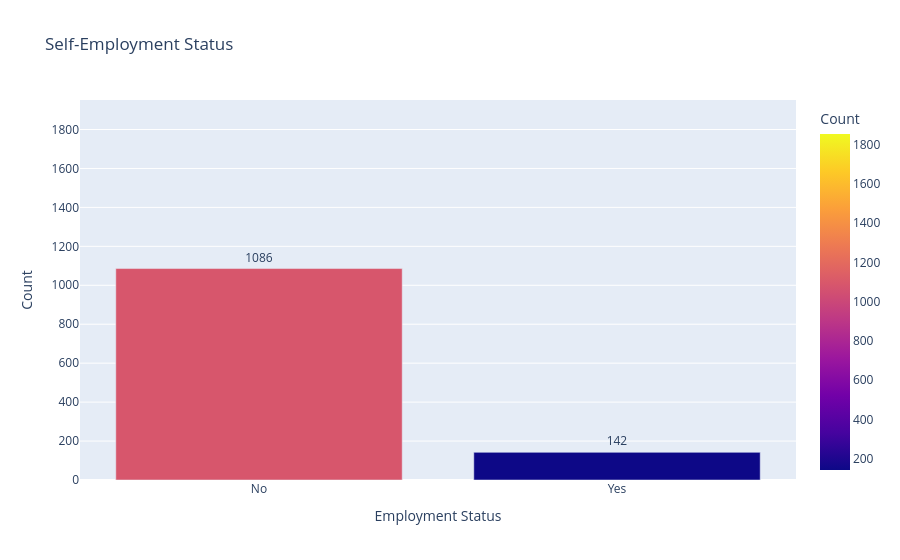

The notebook cell saved with this chart:
### Markdown cell above
## Employment Status

Understanding whether respondents are self-employed provides context for interpreting workplace support.

Self-employed individuals often lack access to formal organizational mental health resources compared to employees working within larger companies.

### Code cell
employment = (
    df["self_employed"]
    .value_counts(dropna=False)
    .reset_index()
)

employment.columns = ["Employment Status", "Count"]

fig = px.bar(
    employment,
    x="Employment Status",
    y="Count",
    color="Count",
    text="Count",
    title="Self-Employment Status"
)

fig.update_traces(textposition="outside")

fig.show()

### Figure 1 — Plotly figure (JSON) as saved in the notebook; plotly's stock layout.template omitted (floating-point values rounded to 4 significant figures)
{"data": [{"hovertemplate": "Employment Status=%{x}<br>Count=%{marker.color}<extra></extra>", "legendgroup": "", "marker": {"color": [1854, 1086, 142], "coloraxis": "coloraxis", "pattern": {"shape": ""}}, "name": "", "orientation": "v", "showlegend": false, "text": [1854.0, 1086.0, 142.0], "textposition": "outside", "type": "bar", "x": [null, "No", "Yes"], "xaxis": "x", "y": [1854, 1086, 142], "yaxis": "y"}], "layout": {"barmode": "relative", "coloraxis": {"colorbar": {"title": {"text": "Count"}}, "colorscale": [[0, "#0d0887"], [0.1111, "#46039f"], [0.2222, "#7201a8"], [0.3333, "#9c179e"], [0.4444, "#bd3786"], [0.5556, "#d8576b"], [0.6667, "#ed7953"], [0.7778, "#fb9f3a"], [0.8889, "#fdca26"], [1, "#f0f921"]]}, "legend": {"tracegroupgap": 0}, "title": {"text": "Self-Employment Status"}, "xaxis": {"anchor": "y", "domain": [0, 1], "title": {"text": "Employment Status"}}, "yaxis": {"anchor": "x", "domain": [0, 1], "title": {"text": "Count"}}}}
